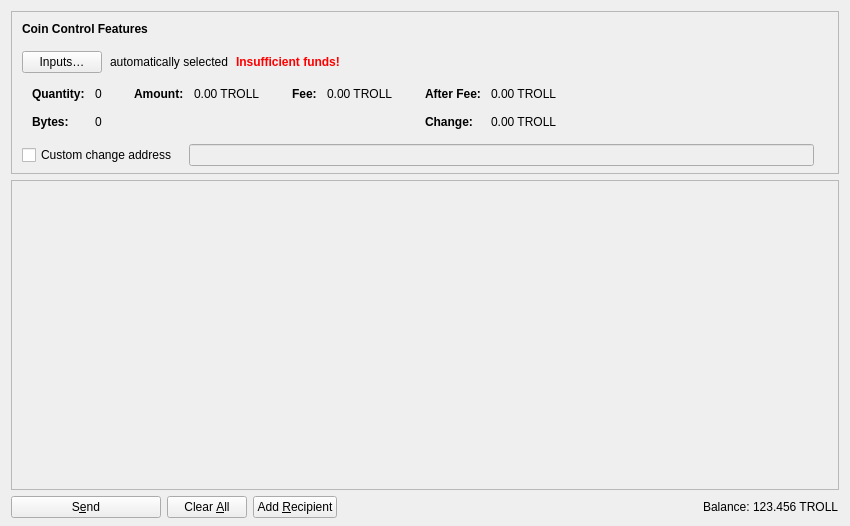
<?xml version="1.0" encoding="UTF-8"?>
<ui version="4.0">
 <class>SendCoinsDialog</class>
 <widget class="QDialog" name="SendCoinsDialog">
  <property name="geometry">
   <rect>
    <x>0</x>
    <y>0</y>
    <width>850</width>
    <height>526</height>
   </rect>
  </property>
  <property name="windowTitle">
   <string>Send Coins</string>
  </property>
  <layout class="QVBoxLayout" name="verticalLayout" stretch="0,1,0">
   <property name="bottomMargin">
    <number>8</number>
   </property>
   <item>
    <widget class="QFrame" name="frameCoinControl">
     <property name="sizePolicy">
      <sizepolicy hsizetype="Expanding" vsizetype="Expanding">
       <horstretch>0</horstretch>
       <verstretch>0</verstretch>
      </sizepolicy>
     </property>
     <property name="maximumSize">
      <size>
       <width>16777215</width>
       <height>16777215</height>
      </size>
     </property>
     <property name="frameShape">
      <enum>QFrame::StyledPanel</enum>
     </property>
     <property name="frameShadow">
      <enum>QFrame::Sunken</enum>
     </property>
     <layout class="QVBoxLayout" name="verticalLayoutCoinControl2">
      <property name="spacing">
       <number>0</number>
      </property>
      <property name="leftMargin">
       <number>0</number>
      </property>
      <property name="topMargin">
       <number>0</number>
      </property>
      <property name="rightMargin">
       <number>0</number>
      </property>
      <property name="bottomMargin">
       <number>6</number>
      </property>
      <item>
       <layout class="QVBoxLayout" name="verticalLayoutCoinControl" stretch="0,0,0,0,1">
        <property name="spacing">
         <number>0</number>
        </property>
        <property name="leftMargin">
         <number>10</number>
        </property>
        <property name="topMargin">
         <number>10</number>
        </property>
        <item>
         <layout class="QHBoxLayout" name="horizontalLayoutCoinControl1">
          <property name="bottomMargin">
           <number>15</number>
          </property>
          <item>
           <widget class="QLabel" name="labelCoinControlFeatures">
            <property name="sizePolicy">
             <sizepolicy hsizetype="Preferred" vsizetype="Maximum">
              <horstretch>0</horstretch>
              <verstretch>0</verstretch>
             </sizepolicy>
            </property>
            <property name="font">
             <font>
              <weight>75</weight>
              <bold>true</bold>
             </font>
            </property>
            <property name="styleSheet">
             <string notr="true">font-weight:bold;</string>
            </property>
            <property name="text">
             <string>Coin Control Features</string>
            </property>
           </widget>
          </item>
         </layout>
        </item>
        <item>
         <layout class="QHBoxLayout" name="horizontalLayoutCoinControl2" stretch="0,0,0,0">
          <property name="spacing">
           <number>8</number>
          </property>
          <property name="bottomMargin">
           <number>10</number>
          </property>
          <item>
           <widget class="QPushButton" name="pushButtonCoinControl">
            <property name="styleSheet">
             <string notr="true"/>
            </property>
            <property name="text">
             <string>Inputs…</string>
            </property>
            <property name="autoDefault">
             <bool>false</bool>
            </property>
           </widget>
          </item>
          <item>
           <widget class="QLabel" name="labelCoinControlAutomaticallySelected">
            <property name="text">
             <string>automatically selected</string>
            </property>
            <property name="margin">
             <number>5</number>
            </property>
           </widget>
          </item>
          <item>
           <widget class="QLabel" name="labelCoinControlInsuffFunds">
            <property name="font">
             <font>
              <weight>75</weight>
              <bold>true</bold>
             </font>
            </property>
            <property name="styleSheet">
             <string notr="true">color:red;font-weight:bold;</string>
            </property>
            <property name="text">
             <string>Insufficient funds!</string>
            </property>
            <property name="margin">
             <number>5</number>
            </property>
           </widget>
          </item>
          <item>
           <spacer name="horizontalSpacerCoinControl">
            <property name="orientation">
             <enum>Qt::Horizontal</enum>
            </property>
            <property name="sizeHint" stdset="0">
             <size>
              <width>40</width>
              <height>1</height>
             </size>
            </property>
           </spacer>
          </item>
         </layout>
        </item>
        <item>
         <widget class="QWidget" name="widgetCoinControl" native="true">
          <property name="sizePolicy">
           <sizepolicy hsizetype="Preferred" vsizetype="Preferred">
            <horstretch>0</horstretch>
            <verstretch>0</verstretch>
           </sizepolicy>
          </property>
          <property name="minimumSize">
           <size>
            <width>0</width>
            <height>0</height>
           </size>
          </property>
          <property name="styleSheet">
           <string notr="true"/>
          </property>
          <layout class="QHBoxLayout" name="horizontalLayoutCoinControl5">
           <property name="margin">
            <number>0</number>
           </property>
           <item>
            <layout class="QHBoxLayout" name="horizontalLayoutCoinControl3" stretch="0,0,0,1">
             <property name="spacing">
              <number>20</number>
             </property>
             <property name="topMargin">
              <number>0</number>
             </property>
             <property name="bottomMargin">
              <number>10</number>
             </property>
             <item>
              <layout class="QFormLayout" name="formLayoutCoinControl1">
               <property name="labelAlignment">
                <set>Qt::AlignLeft|Qt::AlignVCenter</set>
               </property>
               <property name="horizontalSpacing">
                <number>10</number>
               </property>
               <property name="verticalSpacing">
                <number>14</number>
               </property>
               <property name="leftMargin">
                <number>10</number>
               </property>
               <property name="topMargin">
                <number>4</number>
               </property>
               <property name="rightMargin">
                <number>6</number>
               </property>
               <item row="0" column="0">
                <widget class="QLabel" name="labelCoinControlQuantityText">
                 <property name="font">
                  <font>
                   <weight>75</weight>
                   <bold>true</bold>
                  </font>
                 </property>
                 <property name="text">
                  <string>Quantity:</string>
                 </property>
                 <property name="margin">
                  <number>0</number>
                 </property>
                </widget>
               </item>
               <item row="0" column="1">
                <widget class="QLabel" name="labelCoinControlQuantity">
                 <property name="cursor">
                  <cursorShape>IBeamCursor</cursorShape>
                 </property>
                 <property name="contextMenuPolicy">
                  <enum>Qt::ActionsContextMenu</enum>
                 </property>
                 <property name="text">
                  <string notr="true">0</string>
                 </property>
                 <property name="margin">
                  <number>0</number>
                 </property>
                 <property name="textInteractionFlags">
                  <set>Qt::LinksAccessibleByMouse|Qt::TextSelectableByKeyboard|Qt::TextSelectableByMouse</set>
                 </property>
                </widget>
               </item>
               <item row="1" column="0">
                <widget class="QLabel" name="labelCoinControlBytesText">
                 <property name="font">
                  <font>
                   <weight>75</weight>
                   <bold>true</bold>
                  </font>
                 </property>
                 <property name="text">
                  <string>Bytes:</string>
                 </property>
                </widget>
               </item>
               <item row="1" column="1">
                <widget class="QLabel" name="labelCoinControlBytes">
                 <property name="cursor">
                  <cursorShape>IBeamCursor</cursorShape>
                 </property>
                 <property name="contextMenuPolicy">
                  <enum>Qt::ActionsContextMenu</enum>
                 </property>
                 <property name="text">
                  <string notr="true">0</string>
                 </property>
                 <property name="textInteractionFlags">
                  <set>Qt::LinksAccessibleByMouse|Qt::TextSelectableByKeyboard|Qt::TextSelectableByMouse</set>
                 </property>
                </widget>
               </item>
              </layout>
             </item>
             <item>
              <layout class="QFormLayout" name="formLayoutCoinControl2">
               <property name="horizontalSpacing">
                <number>10</number>
               </property>
               <property name="verticalSpacing">
                <number>14</number>
               </property>
               <property name="leftMargin">
                <number>6</number>
               </property>
               <property name="topMargin">
                <number>4</number>
               </property>
               <property name="rightMargin">
                <number>6</number>
               </property>
               <item row="0" column="0">
                <widget class="QLabel" name="labelCoinControlAmountText">
                 <property name="font">
                  <font>
                   <weight>75</weight>
                   <bold>true</bold>
                  </font>
                 </property>
                 <property name="text">
                  <string>Amount:</string>
                 </property>
                 <property name="margin">
                  <number>0</number>
                 </property>
                </widget>
               </item>
               <item row="0" column="1">
                <widget class="QLabel" name="labelCoinControlAmount">
                 <property name="cursor">
                  <cursorShape>IBeamCursor</cursorShape>
                 </property>
                 <property name="contextMenuPolicy">
                  <enum>Qt::ActionsContextMenu</enum>
                 </property>
                 <property name="text">
                  <string notr="true">0.00 TROLL</string>
                 </property>
                 <property name="textInteractionFlags">
                  <set>Qt::LinksAccessibleByMouse|Qt::TextSelectableByKeyboard|Qt::TextSelectableByMouse</set>
                 </property>
                </widget>
               </item>
              </layout>
             </item>
             <item>
              <layout class="QFormLayout" name="formLayoutCoinControl3">
               <property name="horizontalSpacing">
                <number>10</number>
               </property>
               <property name="verticalSpacing">
                <number>14</number>
               </property>
               <property name="leftMargin">
                <number>6</number>
               </property>
               <property name="topMargin">
                <number>4</number>
               </property>
               <property name="rightMargin">
                <number>6</number>
               </property>
               <item row="0" column="0">
                <widget class="QLabel" name="labelCoinControlFeeText">
                 <property name="font">
                  <font>
                   <weight>75</weight>
                   <bold>true</bold>
                  </font>
                 </property>
                 <property name="text">
                  <string>Fee:</string>
                 </property>
                 <property name="margin">
                  <number>0</number>
                 </property>
                </widget>
               </item>
               <item row="0" column="1">
                <widget class="QLabel" name="labelCoinControlFee">
                 <property name="cursor">
                  <cursorShape>IBeamCursor</cursorShape>
                 </property>
                 <property name="contextMenuPolicy">
                  <enum>Qt::ActionsContextMenu</enum>
                 </property>
                 <property name="text">
                  <string notr="true">0.00 TROLL</string>
                 </property>
                 <property name="textInteractionFlags">
                  <set>Qt::LinksAccessibleByMouse|Qt::TextSelectableByKeyboard|Qt::TextSelectableByMouse</set>
                 </property>
                </widget>
               </item>
              </layout>
             </item>
             <item>
              <layout class="QFormLayout" name="formLayoutCoinControl4">
               <property name="labelAlignment">
                <set>Qt::AlignLeft|Qt::AlignVCenter</set>
               </property>
               <property name="horizontalSpacing">
                <number>10</number>
               </property>
               <property name="verticalSpacing">
                <number>14</number>
               </property>
               <property name="leftMargin">
                <number>6</number>
               </property>
               <property name="topMargin">
                <number>4</number>
               </property>
               <property name="rightMargin">
                <number>6</number>
               </property>
               <item row="0" column="0">
                <widget class="QLabel" name="labelCoinControlAfterFeeText">
                 <property name="font">
                  <font>
                   <weight>75</weight>
                   <bold>true</bold>
                  </font>
                 </property>
                 <property name="text">
                  <string>After Fee:</string>
                 </property>
                 <property name="margin">
                  <number>0</number>
                 </property>
                </widget>
               </item>
               <item row="0" column="1">
                <widget class="QLabel" name="labelCoinControlAfterFee">
                 <property name="cursor">
                  <cursorShape>IBeamCursor</cursorShape>
                 </property>
                 <property name="contextMenuPolicy">
                  <enum>Qt::ActionsContextMenu</enum>
                 </property>
                 <property name="text">
                  <string notr="true">0.00 TROLL</string>
                 </property>
                 <property name="textInteractionFlags">
                  <set>Qt::LinksAccessibleByMouse|Qt::TextSelectableByKeyboard|Qt::TextSelectableByMouse</set>
                 </property>
                </widget>
               </item>
               <item row="1" column="0">
                <widget class="QLabel" name="labelCoinControlChangeText">
                 <property name="font">
                  <font>
                   <weight>75</weight>
                   <bold>true</bold>
                  </font>
                 </property>
                 <property name="text">
                  <string>Change:</string>
                 </property>
                </widget>
               </item>
               <item row="1" column="1">
                <widget class="QLabel" name="labelCoinControlChange">
                 <property name="cursor">
                  <cursorShape>IBeamCursor</cursorShape>
                 </property>
                 <property name="contextMenuPolicy">
                  <enum>Qt::ActionsContextMenu</enum>
                 </property>
                 <property name="text">
                  <string notr="true">0.00 TROLL</string>
                 </property>
                 <property name="textInteractionFlags">
                  <set>Qt::LinksAccessibleByMouse|Qt::TextSelectableByKeyboard|Qt::TextSelectableByMouse</set>
                 </property>
                </widget>
               </item>
              </layout>
             </item>
            </layout>
           </item>
          </layout>
         </widget>
        </item>
        <item>
         <layout class="QHBoxLayout" name="horizontalLayoutCoinControl4" stretch="0,0,0">
          <property name="spacing">
           <number>12</number>
          </property>
          <property name="sizeConstraint">
           <enum>QLayout::SetDefaultConstraint</enum>
          </property>
          <property name="topMargin">
           <number>5</number>
          </property>
          <property name="rightMargin">
           <number>5</number>
          </property>
          <item>
           <widget class="QCheckBox" name="checkBoxCoinControlChange">
            <property name="toolTip">
             <string>If this is activated, but the change address is empty or invalid, change will be sent to a newly generated address.</string>
            </property>
            <property name="text">
             <string>Custom change address</string>
            </property>
           </widget>
          </item>
          <item>
           <widget class="QValidatedLineEdit" name="lineEditCoinControlChange">
            <property name="enabled">
             <bool>false</bool>
            </property>
            <property name="sizePolicy">
             <sizepolicy hsizetype="Expanding" vsizetype="Fixed">
              <horstretch>0</horstretch>
              <verstretch>0</verstretch>
             </sizepolicy>
            </property>
           </widget>
          </item>
          <item>
           <widget class="QLabel" name="labelCoinControlChangeLabel">
            <property name="sizePolicy">
             <sizepolicy hsizetype="Preferred" vsizetype="Expanding">
              <horstretch>0</horstretch>
              <verstretch>0</verstretch>
             </sizepolicy>
            </property>
            <property name="minimumSize">
             <size>
              <width>0</width>
              <height>0</height>
             </size>
            </property>
            <property name="text">
             <string/>
            </property>
            <property name="margin">
             <number>3</number>
            </property>
           </widget>
          </item>
         </layout>
        </item>
        <item>
         <spacer name="verticalSpacerCoinControl">
          <property name="orientation">
           <enum>Qt::Vertical</enum>
          </property>
          <property name="sizeHint" stdset="0">
           <size>
            <width>800</width>
            <height>1</height>
           </size>
          </property>
         </spacer>
        </item>
       </layout>
      </item>
     </layout>
    </widget>
   </item>
   <item>
    <widget class="QScrollArea" name="scrollArea">
     <property name="widgetResizable">
      <bool>true</bool>
     </property>
     <widget class="QWidget" name="scrollAreaWidgetContents">
      <property name="geometry">
       <rect>
        <x>0</x>
        <y>0</y>
        <width>830</width>
        <height>304</height>
       </rect>
      </property>
      <layout class="QVBoxLayout" name="verticalLayout_2" stretch="0,1">
       <property name="margin">
        <number>0</number>
       </property>
       <item>
        <layout class="QVBoxLayout" name="entries">
         <property name="spacing">
          <number>6</number>
         </property>
        </layout>
       </item>
       <item>
        <spacer name="verticalSpacer">
         <property name="orientation">
          <enum>Qt::Vertical</enum>
         </property>
         <property name="sizeHint" stdset="0">
          <size>
           <width>20</width>
           <height>40</height>
          </size>
         </property>
        </spacer>
       </item>
      </layout>
     </widget>
    </widget>
   </item>
   <item>
    <layout class="QHBoxLayout" name="horizontalLayout">
     <item>
      <widget class="QPushButton" name="sendButton">
       <property name="minimumSize">
        <size>
         <width>150</width>
         <height>0</height>
        </size>
       </property>
       <property name="toolTip">
        <string>Confirm the send action</string>
       </property>
       <property name="text">
        <string>S&amp;end</string>
       </property>
       <property name="icon">
        <iconset resource="../bitcoin.qrc">
         <normaloff>:/icons/send</normaloff>:/icons/send</iconset>
       </property>
       <property name="autoDefault">
        <bool>false</bool>
       </property>
       <property name="default">
        <bool>false</bool>
       </property>
      </widget>
     </item>
     <item>
      <widget class="QPushButton" name="clearButton">
       <property name="sizePolicy">
        <sizepolicy hsizetype="Minimum" vsizetype="Fixed">
         <horstretch>0</horstretch>
         <verstretch>0</verstretch>
        </sizepolicy>
       </property>
       <property name="toolTip">
        <string>Clear all fields of the form.</string>
       </property>
       <property name="text">
        <string>Clear &amp;All</string>
       </property>
       <property name="icon">
        <iconset resource="../bitcoin.qrc">
         <normaloff>:/icons/remove</normaloff>:/icons/remove</iconset>
       </property>
       <property name="autoDefault">
        <bool>false</bool>
       </property>
      </widget>
     </item>
     <item>
      <widget class="QPushButton" name="addButton">
       <property name="toolTip">
        <string>Send to multiple recipients at once</string>
       </property>
       <property name="text">
        <string>Add &amp;Recipient</string>
       </property>
       <property name="icon">
        <iconset resource="../bitcoin.qrc">
         <normaloff>:/icons/add</normaloff>:/icons/add</iconset>
       </property>
       <property name="autoDefault">
        <bool>false</bool>
       </property>
      </widget>
     </item>
     <item>
      <spacer name="horizontalSpacer">
       <property name="orientation">
        <enum>Qt::Horizontal</enum>
       </property>
       <property name="sizeHint" stdset="0">
        <size>
         <width>40</width>
         <height>20</height>
        </size>
       </property>
      </spacer>
     </item>
     <item>
      <layout class="QHBoxLayout" name="horizontalLayout_2">
       <property name="spacing">
        <number>3</number>
       </property>
       <item>
        <widget class="QLabel" name="labelBalanceName">
         <property name="sizePolicy">
          <sizepolicy hsizetype="Preferred" vsizetype="Fixed">
           <horstretch>0</horstretch>
           <verstretch>0</verstretch>
          </sizepolicy>
         </property>
         <property name="text">
          <string>Balance:</string>
         </property>
        </widget>
       </item>
       <item>
        <widget class="QLabel" name="labelBalance">
         <property name="sizePolicy">
          <sizepolicy hsizetype="Preferred" vsizetype="Fixed">
           <horstretch>0</horstretch>
           <verstretch>0</verstretch>
          </sizepolicy>
         </property>
         <property name="cursor">
          <cursorShape>IBeamCursor</cursorShape>
         </property>
         <property name="text">
          <string notr="true">123.456 TROLL</string>
         </property>
         <property name="textInteractionFlags">
          <set>Qt::LinksAccessibleByMouse|Qt::TextSelectableByKeyboard|Qt::TextSelectableByMouse</set>
         </property>
        </widget>
       </item>
      </layout>
     </item>
    </layout>
   </item>
  </layout>
 </widget>
 <customwidgets>
  <customwidget>
   <class>QValidatedLineEdit</class>
   <extends>QLineEdit</extends>
   <header>qt/qvalidatedlineedit.h</header>
  </customwidget>
  <customwidget>
   <class>BitcoinAmountField</class>
   <extends>QLineEdit</extends>
   <header>qt/bitcoinamountfield.h</header>
   <container>1</container>
  </customwidget>
 </customwidgets>
 <resources>
  <include location="../bitcoin.qrc"/>
 </resources>
 <connections/>
</ui>
